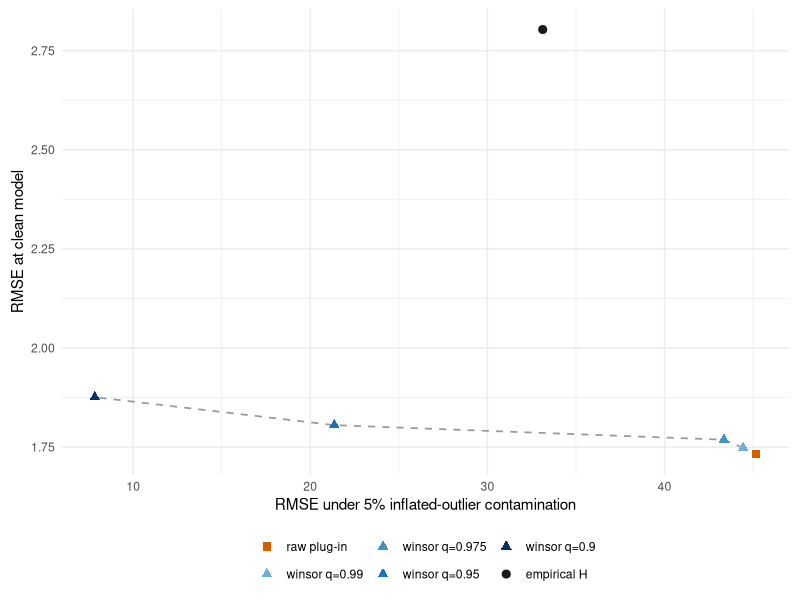
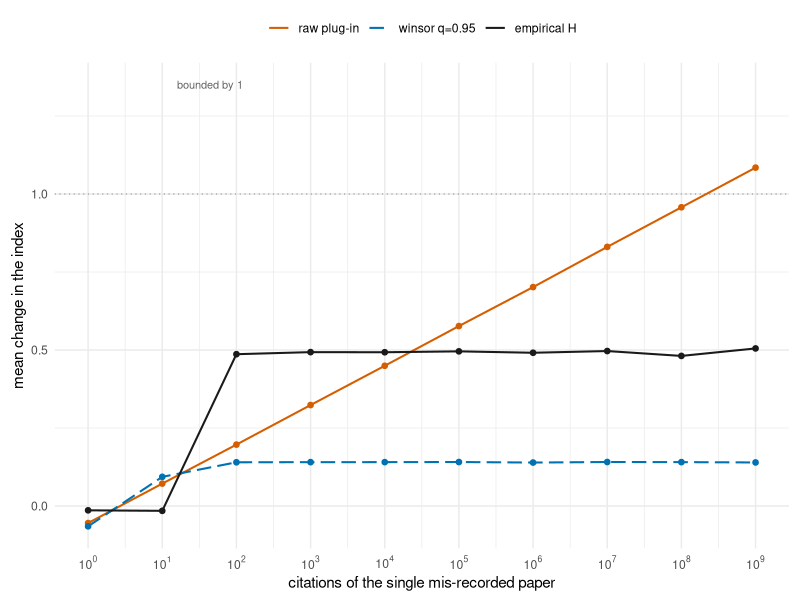

Reproduce these figures in R, in order.
# ======================================================================
# winsorized_hill_sim.R
#
# Purpose  :
#   Efficiency-robustness trade-off. Builds the winsorized (capped) Pareto
#   plug-in, traces its clean-vs-contaminated RMSE frontier against the
#   empirical h-index and the raw plug-in, and draws the single-outlier
#   influence comparison.
#
# Produces : figures/tradeoff_winsor.png, figures/single_outlier_influence.png; console RMSE table
# Reads    : nothing (self-contained simulation)
# Requires : ggplot2  (CRAN packages)
# Run      : from the supplement root --  Rscript winsorized_hill_sim.R
# Seed     : set.seed(1729) (all stochastic scripts use this seed)
# ======================================================================

for (d_ in c("figures")) if (!dir.exists(d_)) dir.create(d_, showWarnings=FALSE)

# Known-scale Pareto: Y=log X ~ Exp(alpha). Winsorize W=min(Y,c).
#   g(a;c)=E[min(Y,c)] = (1/a)(1-e^{-ac});  solve g(a_c;c)=mean(W) for a_c (Fisher-consistent).
#   h_c = n^{1/(1+a_c)}.  Compare to empirical H_n and raw plug-in (c=Inf).
suppressMessages(library(ggplot2))
set.seed(1729)

g_win  <- function(a, c) (1/a) * (1 - exp(-a*c))                 # E[min(Y,c)]
gp_win <- function(a, c) -(1/a^2)*(1-exp(-a*c)) + (c/a)*exp(-a*c) # d/da g
EW2    <- function(a, c) (2/a^2)*(1-exp(-a*c)) - (2*c/a)*exp(-a*c) # E[min(Y,c)^2]
V_win  <- function(a, c) EW2(a,c) - g_win(a,c)^2                  # Var(min(Y,c))
ARE_c  <- function(a, c) (a^2 * gp_win(a,c)^2) / V_win(a,c)       # ARE vs MLE (<=1)
gstar  <- function(a, c) max(g_win(a,c), c - g_win(a,c)) / abs(gp_win(a,c)) # gross-error sens.

hindex <- function(x){ xs<-sort(x,decreasing=TRUE); w<-which(xs>=seq_along(xs)); if(length(w)) max(w) else 0 }
alpha_raw <- function(x) 1/mean(log(x))                           # known-scale Pareto MLE
alpha_win <- function(x, c){                                      # solve g(a;c)=mean(min(logx,c))
  Wbar <- mean(pmin(log(x), c))
  if (Wbar <= 0 || Wbar >= c) return(alpha_raw(x))
  uniroot(function(a) g_win(a,c) - Wbar, c(1e-3, 50))$root
}
hplug <- function(a, n) n^(1/(1+a))

# ---------- clean-model efficiency table (ARE + variance ratio vs H_n) ----------
clean_table <- function(alpha, ns, qs=c(.90,.95,.975,.99), B=8000){
  cat(sprintf("\n=== Clean model, alpha=%.1f ===\n", alpha))
  cat(sprintf("ARE(c) (analytic) at log-quantile caps depends on c; reported per-n below.\n"))
  for (n in ns){
    hn <- n^(1/(1+alpha))
    H <- numeric(B); Hraw <- numeric(B); Hwin <- matrix(NA,B,length(qs))
    for (b in 1:B){
      x <- (runif(n))^(-1/alpha)                                 # Pareto(alpha), x>=1
      H[b]    <- hindex(x)
      Hraw[b] <- hplug(alpha_raw(x), n)
      cq <- quantile(log(x), qs)
      for (j in seq_along(qs)) Hwin[b,j] <- hplug(alpha_win(x, cq[j]), n)
    }
    vH <- var(H); vraw <- var(Hraw)
    vwin <- apply(Hwin,2,var)
    cat(sprintf(" n=%5d  h_n=%6.2f | Var(H)=%7.3f Var(raw)=%7.3f  ratio_raw=%.3f\n",
                n, hn, vH, vraw, vraw/vH))
    for (j in seq_along(qs))
      cat(sprintf("            q=%.3f  Var(h_c)=%7.3f  ratio_vsH=%.3f  (efficiency kept vs raw=%.2f)\n",
                  qs[j], vwin[j], vwin[j]/vH, vraw/vwin[j]))
  }
}
clean_table(1.0, c(300,1000,3000))

# ---------- trade-off: clean-RMSE vs contaminated-RMSE (alpha=1, n=1000) ----------
tradeoff <- function(alpha=1, n=1000, qs=c(.90,.95,.975,.99), eps=0.05, cfac=1e6, B=8000){
  hn <- n^(1/(1+alpha))
  est <- list(H=numeric(B), raw=numeric(B))
  win <- matrix(NA,B,length(qs)); colnames(win)<-paste0("q",qs)
  estC <- list(H=numeric(B), raw=numeric(B)); winC <- matrix(NA,B,length(qs))
  m <- ceiling(eps*n)
  for (b in 1:B){
    x <- (runif(n))^(-1/alpha)
    # clean
    est$H[b]<-hindex(x); est$raw[b]<-hplug(alpha_raw(x),n)
    cq<-quantile(log(x),qs); for(j in seq_along(qs)) win[b,j]<-hplug(alpha_win(x,cq[j]),n)
    # contaminated: inflate m random papers by factor cfac
    xc<-x; idx<-sample(n,m); xc[idx]<-xc[idx]*cfac
    estC$H[b]<-hindex(xc); estC$raw[b]<-hplug(alpha_raw(xc),n)
    cqc<-quantile(log(xc),qs); for(j in seq_along(qs)) winC[b,j]<-hplug(alpha_win(xc,cqc[j]),n)
  }
  rmse<-function(v) sqrt(mean((v-hn)^2))
  df<-data.frame(
    estimator=c("empirical H","raw plug-in",paste0("winsor q=",qs)),
    clean_rmse=c(rmse(est$H),rmse(est$raw),apply(win,2,rmse)),
    contam_rmse=c(rmse(estC$H),rmse(estC$raw),apply(winC,2,rmse)))
  df$clean_rmse_rel<-df$clean_rmse/hn; df$contam_rmse_rel<-df$contam_rmse/hn
  cat(sprintf("\n=== Trade-off (alpha=%.1f, n=%d, eps=%.2f, inflate x%g), h_n=%.1f ===\n",alpha,n,eps,cfac,hn))
  print(df[,c("estimator","clean_rmse","contam_rmse")], row.names=FALSE)
  df
}
df <- tradeoff()

figdir <- "figures"
# Winsorized family is ordered by q, so it takes a sequential blue ramp (dark = heavier cap);
# raw plug-in = vermillion; empirical H = black. Shapes double-encode identity.
lev <- c("raw plug-in","winsor q=0.99","winsor q=0.975","winsor q=0.95","winsor q=0.9","empirical H")
df$estimator <- factor(df$estimator, levels=lev)
df$kind <- ifelse(grepl("winsor",as.character(df$estimator)),"winsorized",as.character(df$estimator))
pathdf <- df[order(df$estimator), ]
pathdf <- pathdf[pathdf$kind=="winsorized", ]
cols <- c("raw plug-in"="#D55E00","winsor q=0.99"="#6BAED6","winsor q=0.975"="#4292C6",
          "winsor q=0.95"="#2171B5","winsor q=0.9"="#08306B","empirical H"="#1A1A1A")
shp  <- c("raw plug-in"=15,"winsor q=0.99"=17,"winsor q=0.975"=17,
          "winsor q=0.95"=17,"winsor q=0.9"=17,"empirical H"=19)
p <- ggplot(df, aes(contam_rmse, clean_rmse)) +
  geom_path(data=pathdf, aes(group=1), colour="grey60", linewidth=0.6, linetype=2) +
  geom_point(aes(colour=estimator, shape=estimator), size=2.4) +
  scale_colour_manual(values=cols, name=NULL, drop=FALSE) +
  scale_shape_manual(values=shp, name=NULL, drop=FALSE) +
  labs(x="RMSE under 5% inflated-outlier contamination",
       y="RMSE at clean model") +
  theme_minimal(base_size=11) +
  theme(legend.position="bottom", legend.key.height=grid::unit(1.0,"lines"),
        plot.margin=margin(6, 8, 6, 8))
ggsave(file.path(figdir,"tradeoff_winsor.png"), p, width=6.8, height=4.2, dpi=150)
cat("\nWrote figure:", file.path(figdir,"tradeoff_winsor.png"),"\n")

# ---------- single-outlier influence: one mis-recorded paper of growing magnitude ----------
# Replacing one paper's count by a contaminant of magnitude M moves the empirical H_n by at
# most one (bounded influence), drags the raw plug-in without bound (IF ~ log M), and leaves
# a winsorized plug-in bounded.
single_outlier <- function(alpha=1, n=1000, B=8000, mags=10^(0:9), qwin=0.95){
  out <- data.frame()
  for (M in mags){
    dH <- numeric(B); dRaw <- numeric(B); dWin <- numeric(B)
    for (b in 1:B){
      x   <- (runif(n))^(-1/alpha)
      H0  <- hindex(x); raw0 <- hplug(alpha_raw(x), n)
      w0  <- hplug(alpha_win(x, quantile(log(x), qwin)), n)
      xc  <- x; xc[sample(n,1)] <- M                      # one paper mis-recorded as M citations
      dH[b]   <- hindex(xc) - H0
      dRaw[b] <- hplug(alpha_raw(xc), n) - raw0
      dWin[b] <- hplug(alpha_win(xc, quantile(log(xc), qwin)), n) - w0
    }
    out <- rbind(out, data.frame(M=M,
      estimator=c("empirical H","raw plug-in","winsor q=0.95"),
      mean_dev=c(mean(dH), mean(dRaw), mean(dWin))))
  }
  out
}
so <- single_outlier()
cat(sprintf("\n=== single-outlier influence (alpha=1, n=1000): mean change in index vs contaminant M ===\n"))
print(reshape(so, idvar="M", timevar="estimator", direction="wide"), row.names=FALSE)

so$estimator <- factor(so$estimator, levels=c("raw plug-in","winsor q=0.95","empirical H"))
cols2 <- c("raw plug-in"="#D55E00","winsor q=0.95"="#0072B2","empirical H"="#1A1A1A")
lty2  <- c("raw plug-in"=1,"winsor q=0.95"=5,"empirical H"=1)
ps <- ggplot(so, aes(M, mean_dev, colour=estimator, linetype=estimator)) +
  geom_hline(yintercept=1, linetype=3, colour="grey60", linewidth=0.4) +
  geom_line(linewidth=0.7) + geom_point(size=1.6, show.legend=FALSE) +
  scale_x_log10(breaks=10^(0:9),
                labels=expression(10^0,10^1,10^2,10^3,10^4,10^5,10^6,10^7,10^8,10^9)) +
  scale_colour_manual(values=cols2, name=NULL) +
  scale_linetype_manual(values=lty2, name=NULL) +
  annotate("text", x=10^1.2, y=1.35, label="bounded by 1", size=2.8, colour="grey40", hjust=0) +
  labs(x="citations of the single mis-recorded paper",
       y="mean change in the index") +
  theme_minimal(base_size=11) +
  theme(legend.position="top", plot.margin=margin(6, 8, 6, 8))
ggsave(file.path(figdir,"single_outlier_influence.png"), ps, width=6.6, height=4.0, dpi=150)
cat("\nWrote figure:", file.path(figdir,"single_outlier_influence.png"),"\n")

# analytic gross-error sensitivity + ARE across cap c (alpha=1)
cat("\n=== analytic ARE(c) and gross-error sensitivity (alpha=1) ===\n")
for (c in c(1,2,3,4,5,8)) cat(sprintf(" c=%2d  ARE=%.3f  gamma*=%.2f\n", c, ARE_c(1,c), gstar(1,c)))
cat("\nDONE.\n")
